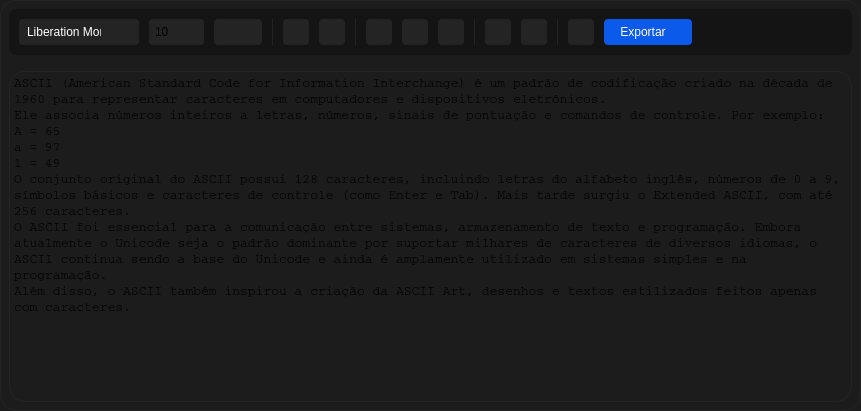
   <widget class="QFrame" name="frmAsciiDisplay">
    <property name="geometry">
     <rect>
      <x>390</x>
      <y>10</y>
      <width>861</width>
      <height>411</height>
     </rect>
    </property>
    <property name="styleSheet">
     <string notr="true">QFrame{
	background-color: rgb(28, 28, 28);
	border: 1px solid rgb(36, 36, 36);
	border-radius: 16px;
}</string>
    </property>
    <property name="frameShape">
     <enum>QFrame::Shape::StyledPanel</enum>
    </property>
    <property name="frameShadow">
     <enum>QFrame::Shadow::Raised</enum>
    </property>
    <layout class="QVBoxLayout" name="verticalLayout_11">
     <property name="spacing">
      <number>16</number>
     </property>
     <property name="leftMargin">
      <number>8</number>
     </property>
     <property name="topMargin">
      <number>8</number>
     </property>
     <property name="rightMargin">
      <number>8</number>
     </property>
     <property name="bottomMargin">
      <number>8</number>
     </property>
     <item>
      <widget class="QFrame" name="frmAsciiEditor">
       <property name="sizePolicy">
        <sizepolicy hsizetype="Preferred" vsizetype="Preferred">
         <horstretch>0</horstretch>
         <verstretch>0</verstretch>
        </sizepolicy>
       </property>
       <property name="minimumSize">
        <size>
         <width>0</width>
         <height>0</height>
        </size>
       </property>
       <property name="styleSheet">
        <string notr="true">QFrame{
	background-color: rgb(20, 20, 20);
	border: none;
	border-radius: 8px;
}</string>
       </property>
       <property name="frameShape">
        <enum>QFrame::Shape::StyledPanel</enum>
       </property>
       <property name="frameShadow">
        <enum>QFrame::Shadow::Raised</enum>
       </property>
       <layout class="QHBoxLayout" name="horizontalLayout_5">
        <property name="spacing">
         <number>10</number>
        </property>
        <property name="leftMargin">
         <number>10</number>
        </property>
        <property name="topMargin">
         <number>10</number>
        </property>
        <property name="rightMargin">
         <number>10</number>
        </property>
        <property name="bottomMargin">
         <number>10</number>
        </property>
        <item>
         <widget class="QFontComboBox" name="cmbFonte">
          <property name="minimumSize">
           <size>
            <width>0</width>
            <height>26</height>
           </size>
          </property>
          <property name="maximumSize">
           <size>
            <width>120</width>
            <height>26</height>
           </size>
          </property>
          <property name="styleSheet">
           <string notr="true">QComboBox {
    background-color: rgb(36, 36, 36);
    border: none;
    border-radius: 4px;
    color: #ffffff;
    padding: 4px 8px 4px 8px ;
}

QComboBox:hover {
	background-color: rgb(36, 36, 36);
}

QComboBox::drop-down {
    subcontrol-origin: padding;
    subcontrol-position: top right;
    width: 30px;
    border: none;
	border-top-right-radius: 4px;
	border-bottom-right-radius: 4px;
    background: transparent; 
}

QComboBox::down-arrow {
    image: url(:/icons/arrow-down.svg); 
    width: 12px;
    height: 12px;
}

QComboBox::down-arrow:on {
    image: url(:/icons/arrow-up.svg);
}</string>
          </property>
          <property name="editable">
           <bool>false</bool>
          </property>
          <property name="currentText">
           <string>Courier New</string>
          </property>
          <property name="currentIndex">
           <number>4</number>
          </property>
          <property name="maxVisibleItems">
           <number>30</number>
          </property>
          <property name="frame">
           <bool>true</bool>
          </property>
          <property name="labelDrawingMode">
           <enum>QComboBox::LabelDrawingMode::UseStyle</enum>
          </property>
          <property name="fontFilters">
           <set>QFontComboBox::FontFilter::MonospacedFonts</set>
          </property>
          <property name="currentFont">
           <font>
            <family>Courier New</family>
            <pointsize>10</pointsize>
           </font>
          </property>
         </widget>
        </item>
        <item>
         <widget class="QSpinBox" name="spnFontSize">
          <property name="minimumSize">
           <size>
            <width>0</width>
            <height>0</height>
           </size>
          </property>
          <property name="maximumSize">
           <size>
            <width>60</width>
            <height>26</height>
           </size>
          </property>
          <property name="styleSheet">
           <string notr="true">QSpinBox {
    background-color: rgb(36, 36, 36);
    border: none;
    border-radius: 4px;
	padding: 4px; 
}

/* Botão de incremento (cima) */
QSpinBox::up-button {
    background-color: rgb(36, 36, 36);
    border: none;
    width: 20px;
    height: 8px;
    subcontrol-origin: border;
    subcontrol-position: top right;
    border-top-right-radius: 4px;
	padding: 4px; 
}

/* Botão de decremento (baixo) */
QSpinBox::down-button {
    background-color: rgb(36, 36, 36);
    border: none;
    width: 20px;
    height: 8px;
    subcontrol-origin: border;
    subcontrol-position: bottom right;
    border-bottom-right-radius: 4px;
	padding: 4px; 
}

/* Ícones das setas */
QSpinBox::up-arrow {
    image: url(:/icons/arrow-up.svg);
    width: 10px;
    height: 10px;
}

QSpinBox::down-arrow {
    image: url(:/icons/arrow-down.svg);
    width: 10px;
    height: 10px;
}

/* Hover opcional */
QSpinBox::up-button:hover,
QSpinBox::down-button:hover {
    background-color: rgb(46, 46, 46);
}
</string>
          </property>
          <property name="suffix">
           <string/>
          </property>
          <property name="minimum">
           <number>6</number>
          </property>
          <property name="maximum">
           <number>32</number>
          </property>
          <property name="value">
           <number>10</number>
          </property>
         </widget>
        </item>
        <item>
         <widget class="QComboBox" name="cmbTextColor">
          <property name="minimumSize">
           <size>
            <width>0</width>
            <height>0</height>
           </size>
          </property>
          <property name="maximumSize">
           <size>
            <width>70</width>
            <height>26</height>
           </size>
          </property>
          <property name="styleSheet">
           <string notr="true">QComboBox {
    background-color: rgb(36, 36, 36);
    border: none;
    border-radius: 4px;
    color: #ffffff;
    padding: 4px 8px 4px 8px ;
}

QComboBox:hover {
	background-color: rgb(36, 36, 36);
}

QComboBox::drop-down {
    subcontrol-origin: padding;
    subcontrol-position: top right;
    width: 30px;
    border: none;
	border-top-right-radius: 4px;
	border-bottom-right-radius: 4px;
    background: transparent; 
}

QComboBox::down-arrow {
    image: url(:/icons/arrow-down.svg); 
    width: 12px;
    height: 12px;
}

QComboBox::down-arrow:on {
    image: url(:/icons/arrow-up.svg);
}</string>
          </property>
          <item>
           <property name="text">
            <string/>
           </property>
           <property name="icon">
            <iconset resource="../assets/icons/resource_icons.qrc">
             <normaloff>:/icons/ascyn_logo_16x16.svg</normaloff>:/icons/ascyn_logo_16x16.svg</iconset>
           </property>
          </item>
         </widget>
        </item>
        <item>
         <widget class="Line" name="lineEditor_3">
          <property name="sizePolicy">
           <sizepolicy hsizetype="Fixed" vsizetype="Minimum">
            <horstretch>0</horstretch>
            <verstretch>0</verstretch>
           </sizepolicy>
          </property>
          <property name="minimumSize">
           <size>
            <width>0</width>
            <height>0</height>
           </size>
          </property>
          <property name="maximumSize">
           <size>
            <width>1</width>
            <height>16777215</height>
           </size>
          </property>
          <property name="styleSheet">
           <string notr="true">QWidget{
	background-color: rgb(36, 36, 36);
	border-radius: 1px;
}</string>
          </property>
          <property name="orientation">
           <enum>Qt::Orientation::Vertical</enum>
          </property>
         </widget>
        </item>
        <item>
         <widget class="QPushButton" name="btnBold">
          <property name="minimumSize">
           <size>
            <width>26</width>
            <height>26</height>
           </size>
          </property>
          <property name="maximumSize">
           <size>
            <width>26</width>
            <height>26</height>
           </size>
          </property>
          <property name="styleSheet">
           <string notr="true">QPushButton{
	background-color: rgb(36, 36, 36);
	border: none;
	border-radius: 4px;
}
</string>
          </property>
          <property name="text">
           <string/>
          </property>
          <property name="icon">
           <iconset resource="../assets/icons/resource_icons.qrc">
            <normaloff>:/icons/bold.svg</normaloff>:/icons/bold.svg</iconset>
          </property>
          <property name="iconSize">
           <size>
            <width>16</width>
            <height>16</height>
           </size>
          </property>
         </widget>
        </item>
        <item>
         <widget class="QPushButton" name="btnItalic">
          <property name="minimumSize">
           <size>
            <width>26</width>
            <height>26</height>
           </size>
          </property>
          <property name="maximumSize">
           <size>
            <width>26</width>
            <height>26</height>
           </size>
          </property>
          <property name="styleSheet">
           <string notr="true">QPushButton{
	background-color: rgb(36, 36, 36);
	border: none;
	border-radius: 4px;
}
</string>
          </property>
          <property name="text">
           <string/>
          </property>
          <property name="icon">
           <iconset resource="../assets/icons/resource_icons.qrc">
            <normaloff>:/icons/italic.svg</normaloff>:/icons/italic.svg</iconset>
          </property>
          <property name="iconSize">
           <size>
            <width>16</width>
            <height>16</height>
           </size>
          </property>
         </widget>
        </item>
        <item>
         <widget class="Line" name="lineEditor_4">
          <property name="sizePolicy">
           <sizepolicy hsizetype="Fixed" vsizetype="Minimum">
            <horstretch>0</horstretch>
            <verstretch>0</verstretch>
           </sizepolicy>
          </property>
          <property name="minimumSize">
           <size>
            <width>0</width>
            <height>0</height>
           </size>
          </property>
          <property name="maximumSize">
           <size>
            <width>1</width>
            <height>16777215</height>
           </size>
          </property>
          <property name="styleSheet">
           <string notr="true">QWidget{
	background-color: rgb(36, 36, 36);
	border-radius: 1px;
}</string>
          </property>
          <property name="orientation">
           <enum>Qt::Orientation::Vertical</enum>
          </property>
         </widget>
        </item>
        <item>
         <widget class="QPushButton" name="btnAlignLeft">
          <property name="minimumSize">
           <size>
            <width>26</width>
            <height>26</height>
           </size>
          </property>
          <property name="maximumSize">
           <size>
            <width>26</width>
            <height>26</height>
           </size>
          </property>
          <property name="styleSheet">
           <string notr="true">QPushButton{
	background-color: rgb(36, 36, 36);
	border: none;
	border-radius: 4px;
}
</string>
          </property>
          <property name="text">
           <string/>
          </property>
          <property name="icon">
           <iconset resource="../assets/icons/resource_icons.qrc">
            <normaloff>:/icons/align-left.svg</normaloff>:/icons/align-left.svg</iconset>
          </property>
          <property name="iconSize">
           <size>
            <width>16</width>
            <height>16</height>
           </size>
          </property>
         </widget>
        </item>
        <item>
         <widget class="QPushButton" name="btnAlignCenter">
          <property name="minimumSize">
           <size>
            <width>26</width>
            <height>26</height>
           </size>
          </property>
          <property name="maximumSize">
           <size>
            <width>26</width>
            <height>26</height>
           </size>
          </property>
          <property name="styleSheet">
           <string notr="true">QPushButton{
	background-color: rgb(36, 36, 36);
	border: none;
	border-radius: 4px;
}
</string>
          </property>
          <property name="text">
           <string/>
          </property>
          <property name="icon">
           <iconset resource="../assets/icons/resource_icons.qrc">
            <normaloff>:/icons/align-center.svg</normaloff>:/icons/align-center.svg</iconset>
          </property>
          <property name="iconSize">
           <size>
            <width>16</width>
            <height>16</height>
           </size>
          </property>
         </widget>
        </item>
        <item>
         <widget class="QPushButton" name="btnAlignRight">
          <property name="minimumSize">
           <size>
            <width>26</width>
            <height>26</height>
           </size>
          </property>
          <property name="maximumSize">
           <size>
            <width>26</width>
            <height>26</height>
           </size>
          </property>
          <property name="styleSheet">
           <string notr="true">QPushButton{
	background-color: rgb(36, 36, 36);
	border: none;
	border-radius: 4px;
}
</string>
          </property>
          <property name="text">
           <string/>
          </property>
          <property name="icon">
           <iconset resource="../assets/icons/resource_icons.qrc">
            <normaloff>:/icons/align-right.svg</normaloff>:/icons/align-right.svg</iconset>
          </property>
          <property name="iconSize">
           <size>
            <width>16</width>
            <height>16</height>
           </size>
          </property>
         </widget>
        </item>
        <item>
         <widget class="Line" name="lineEditor_1">
          <property name="sizePolicy">
           <sizepolicy hsizetype="Fixed" vsizetype="Minimum">
            <horstretch>0</horstretch>
            <verstretch>0</verstretch>
           </sizepolicy>
          </property>
          <property name="minimumSize">
           <size>
            <width>0</width>
            <height>0</height>
           </size>
          </property>
          <property name="maximumSize">
           <size>
            <width>1</width>
            <height>16777215</height>
           </size>
          </property>
          <property name="styleSheet">
           <string notr="true">QWidget{
	background-color: rgb(36, 36, 36);
	border-radius: 1px;
}</string>
          </property>
          <property name="orientation">
           <enum>Qt::Orientation::Vertical</enum>
          </property>
         </widget>
        </item>
        <item>
         <widget class="QPushButton" name="btnCopy">
          <property name="minimumSize">
           <size>
            <width>26</width>
            <height>26</height>
           </size>
          </property>
          <property name="maximumSize">
           <size>
            <width>26</width>
            <height>26</height>
           </size>
          </property>
          <property name="styleSheet">
           <string notr="true">QPushButton{
	background-color: rgb(36, 36, 36);
	border: none;
	border-radius: 4px;
}
</string>
          </property>
          <property name="text">
           <string/>
          </property>
          <property name="icon">
           <iconset resource="../assets/icons/resource_icons.qrc">
            <normaloff>:/icons/copy.svg</normaloff>:/icons/copy.svg</iconset>
          </property>
          <property name="iconSize">
           <size>
            <width>16</width>
            <height>16</height>
           </size>
          </property>
         </widget>
        </item>
        <item>
         <widget class="QPushButton" name="btnCut">
          <property name="minimumSize">
           <size>
            <width>26</width>
            <height>26</height>
           </size>
          </property>
          <property name="maximumSize">
           <size>
            <width>26</width>
            <height>26</height>
           </size>
          </property>
          <property name="styleSheet">
           <string notr="true">QPushButton{
	background-color: rgb(36, 36, 36);
	border: none;
	border-radius: 4px;
}
</string>
          </property>
          <property name="text">
           <string/>
          </property>
          <property name="icon">
           <iconset resource="../assets/icons/resource_icons.qrc">
            <normaloff>:/icons/cut.svg</normaloff>:/icons/cut.svg</iconset>
          </property>
          <property name="iconSize">
           <size>
            <width>16</width>
            <height>16</height>
           </size>
          </property>
         </widget>
        </item>
        <item>
         <widget class="Line" name="lineEditor_2">
          <property name="sizePolicy">
           <sizepolicy hsizetype="Fixed" vsizetype="Minimum">
            <horstretch>0</horstretch>
            <verstretch>0</verstretch>
           </sizepolicy>
          </property>
          <property name="minimumSize">
           <size>
            <width>0</width>
            <height>0</height>
           </size>
          </property>
          <property name="maximumSize">
           <size>
            <width>1</width>
            <height>16777215</height>
           </size>
          </property>
          <property name="styleSheet">
           <string notr="true">QWidget{
	background-color: rgb(36, 36, 36);
	border-radius: 1px;
}</string>
          </property>
          <property name="orientation">
           <enum>Qt::Orientation::Vertical</enum>
          </property>
         </widget>
        </item>
        <item>
         <widget class="QPushButton" name="btnDelete">
          <property name="minimumSize">
           <size>
            <width>26</width>
            <height>26</height>
           </size>
          </property>
          <property name="maximumSize">
           <size>
            <width>26</width>
            <height>26</height>
           </size>
          </property>
          <property name="styleSheet">
           <string notr="true">QPushButton{
	background-color: rgb(36, 36, 36);
	border: none;
	border-radius: 4px;
}
</string>
          </property>
          <property name="text">
           <string/>
          </property>
          <property name="icon">
           <iconset resource="../assets/icons/resource_icons.qrc">
            <normaloff>:/icons/delete.svg</normaloff>:/icons/delete.svg</iconset>
          </property>
          <property name="iconSize">
           <size>
            <width>16</width>
            <height>16</height>
           </size>
          </property>
         </widget>
        </item>
        <item>
         <widget class="QPushButton" name="btnExport">
          <property name="sizePolicy">
           <sizepolicy hsizetype="Preferred" vsizetype="Fixed">
            <horstretch>0</horstretch>
            <verstretch>0</verstretch>
           </sizepolicy>
          </property>
          <property name="minimumSize">
           <size>
            <width>0</width>
            <height>26</height>
           </size>
          </property>
          <property name="maximumSize">
           <size>
            <width>97</width>
            <height>26</height>
           </size>
          </property>
          <property name="font">
           <font>
            <fontweight>DemiBold</fontweight>
           </font>
          </property>
          <property name="layoutDirection">
           <enum>Qt::LayoutDirection::RightToLeft</enum>
          </property>
          <property name="styleSheet">
           <string notr="true">QPushButton{
	background-color: rgb(12, 90, 234);
	color:rgb(255, 255, 255);
	border: none;
	border-radius: 4px;
	padding: 4px 16px 4px 16px;
}

QPushButton::hover{
	background-color: rgb(12, 90, 234);
	border: none;
	border-radius: 4px;
	padding: 4px 16px 4px 16px;
}
</string>
          </property>
          <property name="text">
           <string>Exportar   </string>
          </property>
          <property name="icon">
           <iconset resource="../assets/icons/resource_icons.qrc">
            <normaloff>:/icons/export.svg</normaloff>:/icons/export.svg</iconset>
          </property>
          <property name="shortcut">
           <string/>
          </property>
          <property name="autoRepeat">
           <bool>false</bool>
          </property>
          <property name="autoExclusive">
           <bool>false</bool>
          </property>
          <property name="flat">
           <bool>false</bool>
          </property>
         </widget>
        </item>
        <item>
         <spacer name="hspacerEditor">
          <property name="orientation">
           <enum>Qt::Orientation::Horizontal</enum>
          </property>
          <property name="sizeHint" stdset="0">
           <size>
            <width>40</width>
            <height>20</height>
           </size>
          </property>
         </spacer>
        </item>
       </layout>
      </widget>
     </item>
     <item>
      <widget class="QPlainTextEdit" name="pteAsciiArt">
       <property name="font">
        <font>
         <family>Courier</family>
         <pointsize>10</pointsize>
        </font>
       </property>
       <property name="layoutDirection">
        <enum>Qt::LayoutDirection::LeftToRight</enum>
       </property>
       <property name="styleSheet">
        <string notr="true">QPlainTextEdit {
        selection-background-color: #6B9FFF;
        selection-color: black;
    }</string>
       </property>
       <property name="frameShape">
        <enum>QFrame::Shape::StyledPanel</enum>
       </property>
       <property name="verticalScrollBarPolicy">
        <enum>Qt::ScrollBarPolicy::ScrollBarAsNeeded</enum>
       </property>
       <property name="sizeAdjustPolicy">
        <enum>QAbstractScrollArea::SizeAdjustPolicy::AdjustIgnored</enum>
       </property>
       <property name="tabChangesFocus">
        <bool>true</bool>
       </property>
       <property name="plainText">
        <string>ASCII (American Standard Code for Information Interchange) é um padrão de codificação criado na década de 1960 para representar caracteres em computadores e dispositivos eletrônicos.
Ele associa números inteiros a letras, números, sinais de pontuação e comandos de controle. Por exemplo:
A = 65
a = 97
1 = 49
O conjunto original do ASCII possui 128 caracteres, incluindo letras do alfabeto inglês, números de 0 a 9, símbolos básicos e caracteres de controle (como Enter e Tab). Mais tarde surgiu o Extended ASCII, com até 256 caracteres.
O ASCII foi essencial para a comunicação entre sistemas, armazenamento de texto e programação. Embora atualmente o Unicode seja o padrão dominante por suportar milhares de caracteres de diversos idiomas, o ASCII continua sendo a base do Unicode e ainda é amplamente utilizado em sistemas simples e na programação.
Além disso, o ASCII também inspirou a criação da ASCII Art, desenhos e textos estilizados feitos apenas com caracteres.</string>
       </property>
       <property name="textInteractionFlags">
        <set>Qt::TextInteractionFlag::TextSelectableByKeyboard|Qt::TextInteractionFlag::TextSelectableByMouse</set>
       </property>
       <property name="backgroundVisible">
        <bool>false</bool>
       </property>
       <property name="centerOnScroll">
        <bool>false</bool>
       </property>
       <property name="placeholderText">
        <string/>
       </property>
      </widget>
     </item>
    </layout>
   </widget>
